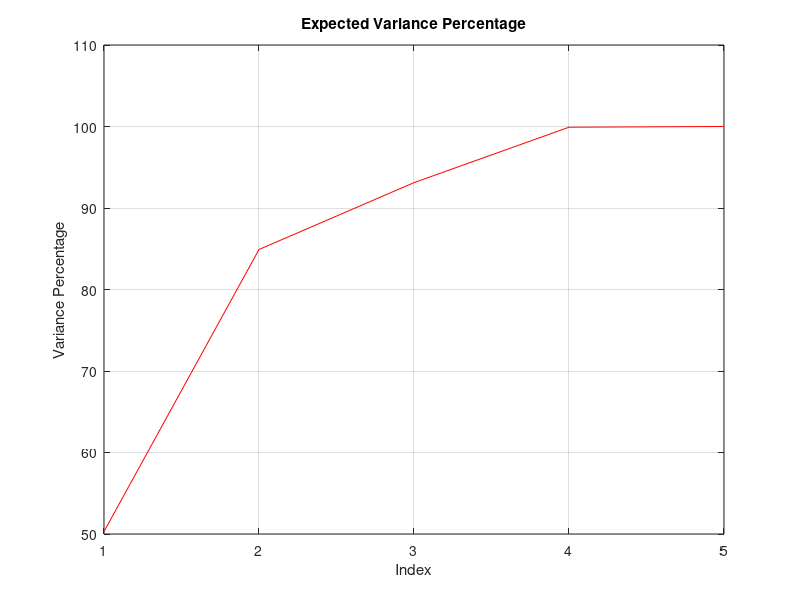

Here is the MATLAB script that generated this plot: (Note: this script raises an error after producing the figure.)
clc;
clearvars;
close all;

n = 1000;
l = 5;
sigma_e = 5;
mu = [0.2, 5, 2, 4.3, 2.3];
beta = [0, 2, 0, -3, 0];
epsilon = 0 + sigma_e*randn(n, 1);

X = exprnd(repmat(mu, n, 1));

y = X * beta' + epsilon;
% OLS
[U, S, V] = svd(X - repmat(mean(X), n, 1), "econ");
b_OLS = V * inv(S) * U' * (y-mean(y));
b_OLS = [mean(y) - mean(X) * b_OLS; b_OLS];
y_fit_OLS = [ones(n, 1) X] * b_OLS;
e_OLS = y - y_fit_OLS;
se_OLS = sqrt(1/(n-l-1) * (sum(e_OLS.^2)));
e_OLS_star = e_OLS / se_OLS;

% PLS
[~,~,~,~,b_PLS,PCTVAR] = plsregress(X, y);
y_fit_PLS = [ones(n, 1) X] * b_PLS; 
e_PLS = y - y_fit_PLS;
se_PLS = sqrt(1/(n-l-1) * (sum(e_PLS.^2)));
e_PLS_star = e_PLS / se_PLS;

% PCR 
X_center = X - repmat(mean(X), n, 1);
eigenvalues = diag(S).^2/(n-1);

var_perc = 100 * cumsum(eigenvalues) / sum(eigenvalues);
figure("Name", "Expected Variance Percentage");
plot(1:size(eigenvalues), var_perc, 'r');
title("Expected Variance Percentage");
grid on;
xlabel("Index");
ylabel("Variance Percentage");
d = find(var_perc >= 90, 1) ;
V_d = V(:, 1:d);
U_d = U(:, 1:d);
S_d = S(1:d, 1:d);

b_PCR = V_d * inv(S_d) * U_d' * (y-mean(y));
b_PCR = [mean(y) - mean(X) * b_PCR; b_PCR];
y_fit_PCR = [ones(n,1) X] * b_PCR;
e_PCR = y - y_fit_PCR;
se_PCR = sqrt(1 / (n-l-1) * (sum(e_PCR.^2)));
e_PCR_star = e_PCR / se_PCR;

% Ridge Regression
k = 0:1e-3:5e-1;
b_RRv = ridge(y,X,k,0);

idx = -1;
bRR = b_RRv(:,1);
y_fit_RR = [ones(n,1) X]*bRR;
for i=1:length(k)
 yfittemp = [ones(n,1) X]*b_RRv(:,i);
 if(sum(sqrt(y-yfittemp)) < sum(sqrt(y-y_fit_RR)))
    bRR = b_RRv(:,i);
    y_fit_RR = yfittemp;
    idx = i;
 end
end

e_RR = y - y_fit_RR;
se_RR = sqrt(1/(n-l-1) * (sum(e_RR.^2)));
e_RR_star = e_RR / se_RR;

% LASSO
[b_LASSOv, FitInfo] = lasso(X, y, 'CV', 10);
idxLamdaMinMSE = FitInfo.IndexMinMSE;
bLASSOIntercept = FitInfo.Intercept(idxLamdaMinMSE);

b_LASSO = b_LASSOv(:, idxLamdaMinMSE);
y_fit_LASSO = bLASSOIntercept + X * b_LASSO;
e_LASSO = y - y_fit_LASSO;
se_LASSO = sqrt(1/(n-l-1) * sum(e_LASSO.^2));
e_LASSO_star = e_LASSO / se_LASSO;

figure('Name', 'Comparison with OLS');
nexttile;
scatter(y, y_fit_OLS);
title('OLS');
xlabel('y');
ylabel('yOLS');
grid on;
nexttile;
title('Diagnostic Plot');
scatter(y_fit_OLS, e_OLS_star, 10);
hold on;
yline(2, 'LineWidth', 2, 'Color', 'red');
yline(-2, 'LineWidth', 2, 'Color', 'red');
xlabel('yhat');
ylabel('e^*');
hold off;
grid on;

figure('Name', 'Comparison with PCR');
nexttile
scatter(y, y_fit_PCR);
title('PCR');
xlabel('y');
ylabel('yPCR');
grid on;
nexttile;
title('Diagnostic Plot');
scatter(y_fit_PCR, e_PCR_star, 10);
hold on;
yline(2, 'LineWidth', 2, 'Color', 'red');
yline(-2, 'LineWidth', 2, 'Color', 'red');
xlabel('yhat');
ylabel('e^*');
hold off;
grid on;

figure('Name', 'Comparison with PLS');
nexttile;
scatter(y, y_fit_PLS);
title('PLS');
xlabel('y');
ylabel('yPLS');
grid on;
nexttile;
title('Diagnostic Plot');
scatter(y_fit_PLS, e_PLS_star, 10);
hold on;
yline(2, 'LineWidth', 2, 'Color', 'red');
yline(-2, 'LineWidth', 2, 'Color', 'red');
xlabel('yhat');
ylabel('e^*');
hold off;
grid on;

figure('Name', 'Comparison with Ridge');
nexttile;
scatter(y, y_fit_RR);
title('Ridge');
xlabel('y');
ylabel('yRR');
grid on;
nexttile;
title('Diagnostic Plot');
scatter(y_fit_RR, e_RR_star, 10);
hold on;
yline(2, 'LineWidth', 2, 'Color', 'red');
yline(-2, 'LineWidth', 2, 'Color', 'red');
xlabel('yhat');
ylabel('e^*');
hold off;
grid on;

figure('Name', 'Comparison with LASSO');
nexttile;
scatter(y, y_fit_LASSO);
title('LASSO');
xlabel('y');
ylabel('yLASSO');
grid on;
nexttile;
title('Diagnostic Plot');
scatter(y_fit_LASSO, e_LASSO_star, 10);
hold on;
yline(2, 'LineWidth', 2, 'Color', 'red');
yline(-2, 'LineWidth', 2, 'Color', 'red');
xlabel('yhat');
ylabel('e^*');
hold off;
grid on;